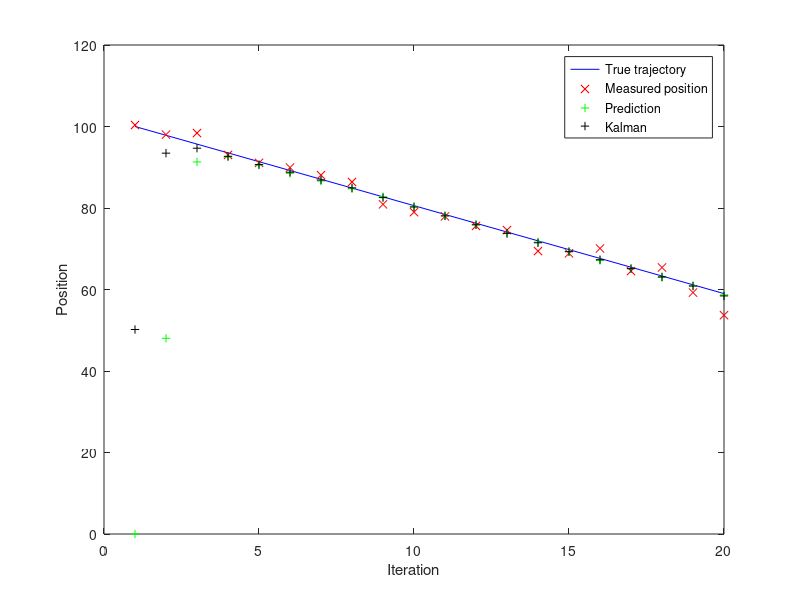

MATLAB code for this plot:
% -*- comment-start: "%"; -*-

clear;

global g dt;

N =  20;
dt = 0.2;
g = 9.81;

%%%% FIRST START WITH CREATING TRUE TRAJECTORY AND MEASURED (SMEARED) ONE
y0true = 100;
ytrue = zeros(1,N);
ymeas = zeros(1,N);
sigma = 2;
for i=1:N
    ytrue(i) = y0true - (i-1)*g*dt - (i-1)*g*dt^2/2;
    ymeas(i) = normrnd(ytrue(i),sigma);
end

%%%% CREATE INITIAL
%state vector
x = zeros(1,N);
x(1) = ymeas(1)*0.5 ;

% covariance
P = 10;

%measurement variance
R = 1;

%%%% KALMAN
x_= zeros(1,N);
for t=2:N
    x_(t) =x(t-1) - g*dt - g*dt^2/2;
    P_ = P;
    K = P_/(P_+R);
    x(t) = x_(t) + K*(ymeas(t)-x_(t));
    P =(1-K)*P_;
end

figure;
plot(ytrue, 'b',ymeas, 'rx', x_, 'g+', x, 'k+');
xlabel('Iteration');
ylabel('Position');
legend('True trajectory', 'Measured position', 'Prediction','Kalman');
print -dpng kalman1d.png

